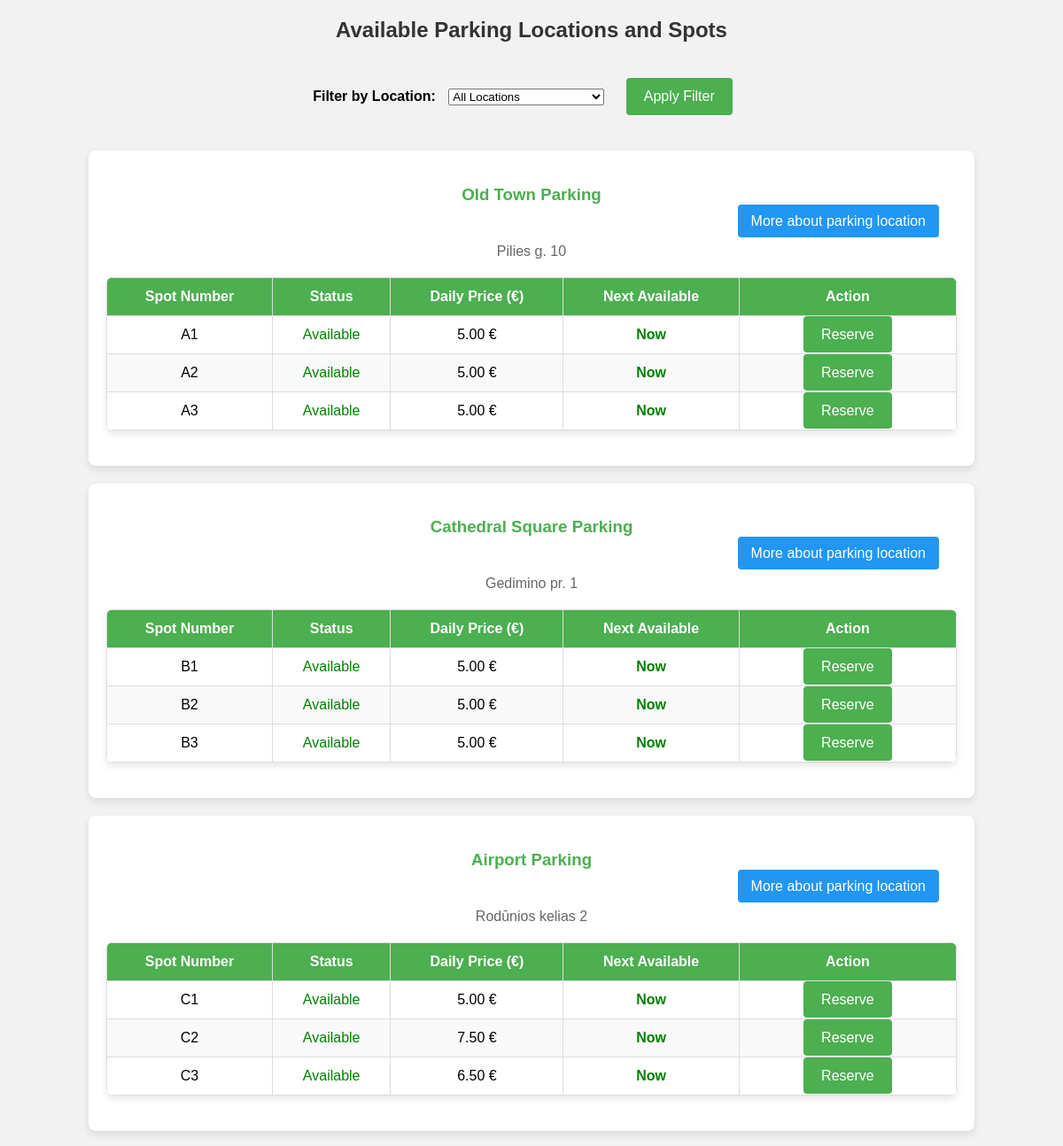
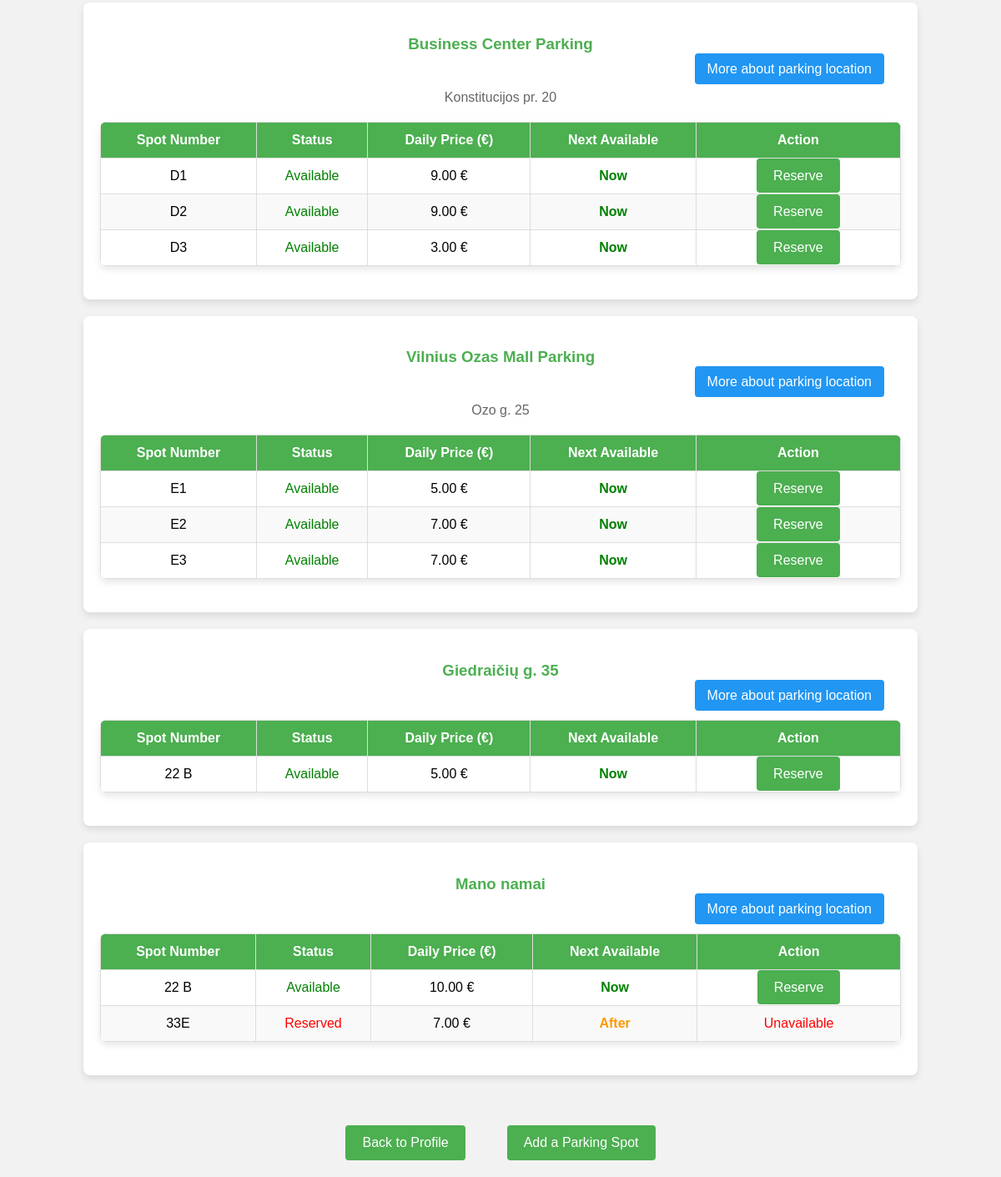
The app's page /parking/parking-spots/ (signed in), older data (2 pictures, top to bottom).
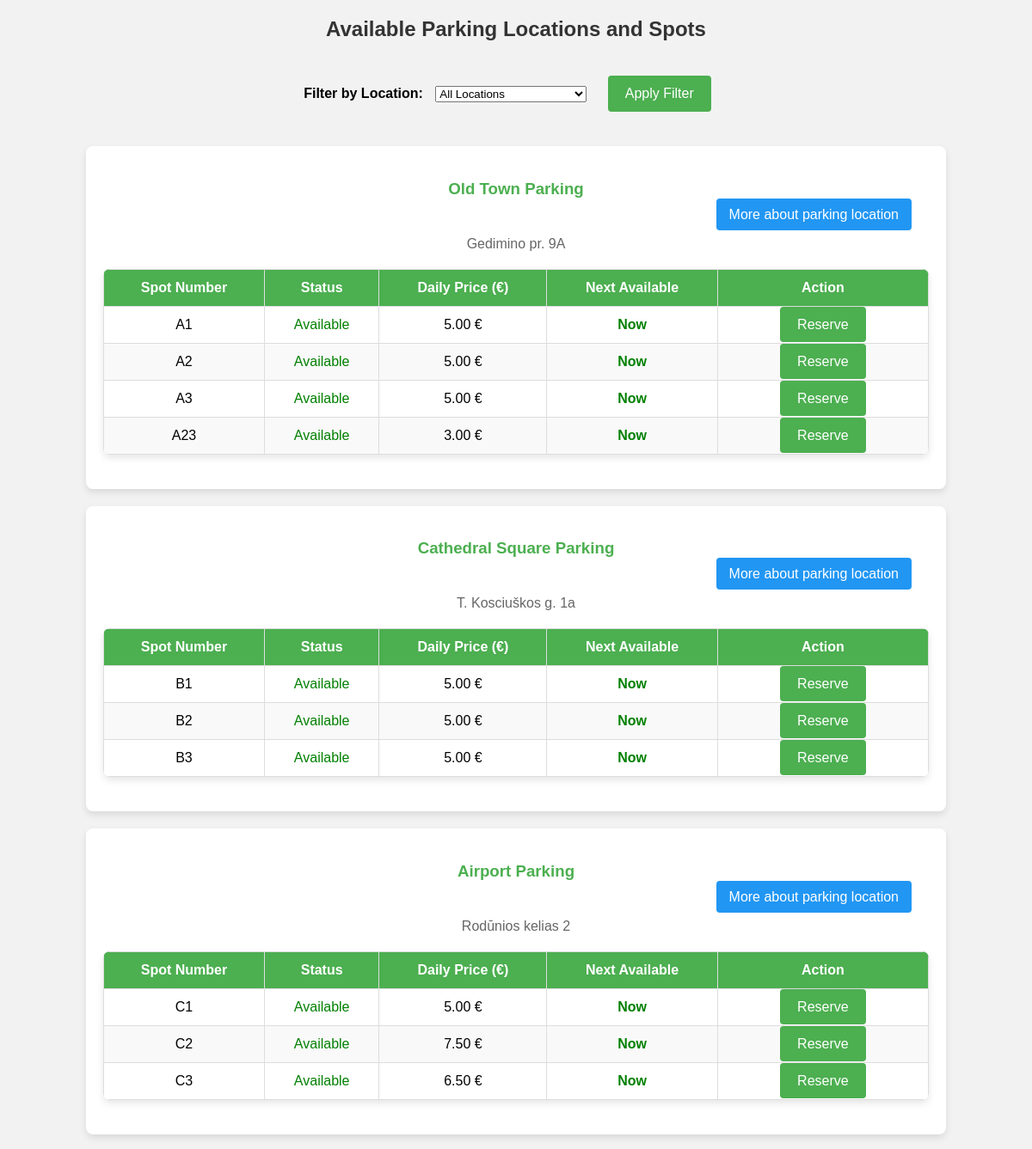
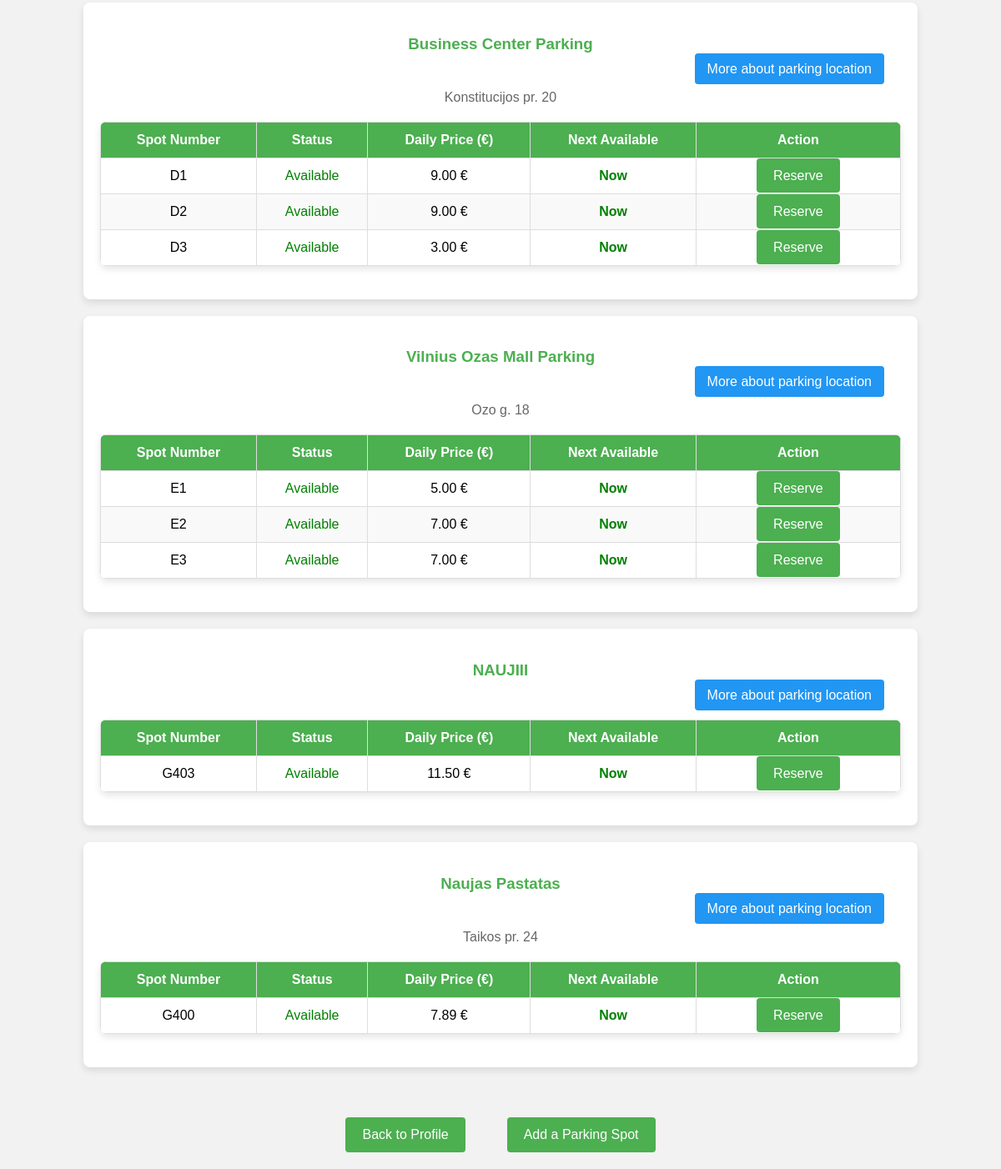
The same page, newer data (2 pictures, top to bottom).
### parking/models.py (models this page shows, shortened)
class ParkingLocation(models.Model):
    name = models.CharField(max_length=100)
    address = models.CharField(max_length=200, blank=True)
    latitude = models.FloatField(null=True, blank=True)  # New field for latitude
    longitude = models.FloatField(null=True, blank=True)  # New field for longitude

class ParkingSpot(models.Model):
    location = models.ForeignKey(
        'ParkingLocation',
        on_delete=models.CASCADE,
        related_name="spots"
    )
    spot_number = models.CharField(max_length=10)
    is_reserved = models.BooleanField(default=False)
    is_rentable = models.BooleanField(default=False)
    daily_price = models.DecimalField(
        max_digits=10,
        decimal_places=2,
        null=True,
        blank=True
    )
    owner = models.ForeignKey(
        User,
        on_delete=models.SET_NULL,
        null=True,
        blank=True,
        related_name='owned_spots'
    )
    is_approved = models.BooleanField(default=False)

### parking/views.py (the view)
# urls.py: path('parking-spots/', views.parking_spots_view, name='parking_spots'),
@login_required
def parking_spots_view(request):
    location_filter = request.GET.get('location_filter', 'All Locations')  # Default to 'All Locations'
    today = timezone.now().date()
    locations_with_approved_spots = ParkingLocation.objects.filter(
        spots__is_approved=True
    ).distinct().prefetch_related('spots')
    if location_filter != 'All Locations':
        locations_with_approved_spots = locations_with_approved_spots.filter(name=location_filter)
    for location in locations_with_approved_spots:
        approved_spots = location.spots.filter(is_approved=True)
        for spot in approved_spots:
            spot.is_reserved = spot.reservations.filter(
                start_time__lte=today, end_time__gte=today
            ).exists()
            spot.next_reservation = spot.reservations.filter(
                start_time__gt=today
            ).order_by('start_time').first()
            spot.current_reservation = spot.reservations.filter(
                start_time__lte=today, end_time__gte=today
            ).first()
        location.approved_spots = approved_spots
    return render(
        request,
        'parking/parking_spots.html',
        {
            'locations': locations_with_approved_spots,
            'today': today,
            'location_filter': location_filter,
            'all_locations': locations_with_approved_spots
        }
    )

### parking/templates/parking/parking_spots.html (shortened to what this page needs)
<!DOCTYPE html>
<html lang="en">
<head>
</head>
<body>
    <h2>Available Parking Locations and Spots</h2>
    <form method="GET" style="margin-bottom: 20px;">
        <label for="location_filter" style="font-weight: bold; margin-right: 10px;">Filter by Location:</label>
        <select name="location_filter" id="location_filter">
            <option value="All Locations" {% if location_filter == "All Locations" %}selected{% endif %}>All Locations</option>
        </select>
        <button type="submit">Apply Filter</button>
    </form>
    {% for location in locations %}
        <div style="width: 80%; background-color: white; margin-bottom: 20px; padding: 20px; border-radius: 8px; box-shadow: 0 4px 8px rgba(0, 0, 0, 0.1);">
            <div class="location-info">
                <h3>{{ location.name }}</h3>
                <a href="{% url 'parking_location_profile' location.id %}" class="more-info-btn">More about parking location</a>
            </div>
            <p>{{ location.address }}</p>
            <table>
                <thead>
                    <tr>
                        <th>Spot Number</th>
                        <th>Status</th>
                        <th>Daily Price (€)</th>
                        <th>Next Available</th>
                        <th>Action</th>
                    </tr>
                </thead>
                <tbody>
                    {% for spot in location.approved_spots %}
                    <tr>
                        <td>{{ spot.spot_number }}</td>
                        <td>
                            {% if spot.is_reserved %}
                                <span class="reserved" style="color: red;">Reserved</span>
                            {% else %}
                                <span class="available" style="color: green;">Available</span>
                            {% endif %}
                        </td>
                        <td>{{ spot.daily_price|floatformat:2 }} €</td>
                        <td>
                            {% if spot.current_reservation %}
                                <span class="next-available">after {{ spot.current_reservation.end_time|date:"Y-m-d" }}</span>
                            {% elif spot.next_reservation %}
                                <span class="next-available">until {{ spot.next_reservation.start_time|date:"Y-m-d" }}</span>
                            {% else %}
                                <span class="next-available" style="color: green;">Now</span>
                            {% endif %}
                        </td>
                        <td>
                            {% if spot.current_reservation %}
                                <span class="reserved">Unavailable</span>
                            {% else %}
                                <a href="{% url 'reserve_parking_spot' spot.id %}">Reserve</a>
                            {% endif %}
                        </td>
                    </tr>
                    {% endfor %}
                </tbody>
            </table>
        </div>
    {% endfor %}
    <div style="margin-top: 20px; display: flex; gap: 10px;">
        <a href="{% url 'profile' %}">Back to Profile</a>
        <a href="{% url 'add_parking_spot' %}">Add a Parking Spot</a>
    </div>
</body>
</html>

Row changes from the older to the newer data that the page shows:
removed ParkingLocation: name "Giedraičių g. 35"
removed ParkingSpot: spot_number "22 B", is_reserved "Available", daily_price "5.00", shows "Now", shows "Reserve", shown under "Giedraičių g. 35"
removed ParkingLocation: name "Mano namai"
removed ParkingSpot: spot_number "22 B", is_reserved "Available", daily_price "10.00", shows "Now", shows "Reserve", shown under "Mano namai"
removed ParkingSpot: spot_number "33E", is_reserved "Reserved", daily_price "7.00", shows "Unavailable", shown under "Mano namai"
changed ParkingLocation "Old Town Parking": address "Pilies g. 10" → "Gedimino pr. 9A"
added ParkingSpot: spot_number "A23", is_reserved "Available", daily_price "3.00", shows "Now", shows "Reserve", shown under ParkingLocation "Old Town Parking"
changed ParkingLocation "Cathedral Square Parking": address "Gedimino pr. 1" → "T. Kosciuškos g. 1a"
changed ParkingLocation "Vilnius Ozas Mall Parking": address "Ozo g. 25" → "Ozo g. 18"
added ParkingLocation: name "NAUJIII"
added ParkingSpot: spot_number "G403", is_reserved "Available", daily_price "11.50", shows "Now", shows "Reserve", shown under "NAUJIII"
added ParkingLocation: name "Naujas Pastatas", address "Taikos pr. 24"
added ParkingSpot: spot_number "G400", is_reserved "Available", daily_price "7.89", shows "Now", shows "Reserve", shown under "Naujas Pastatas"
